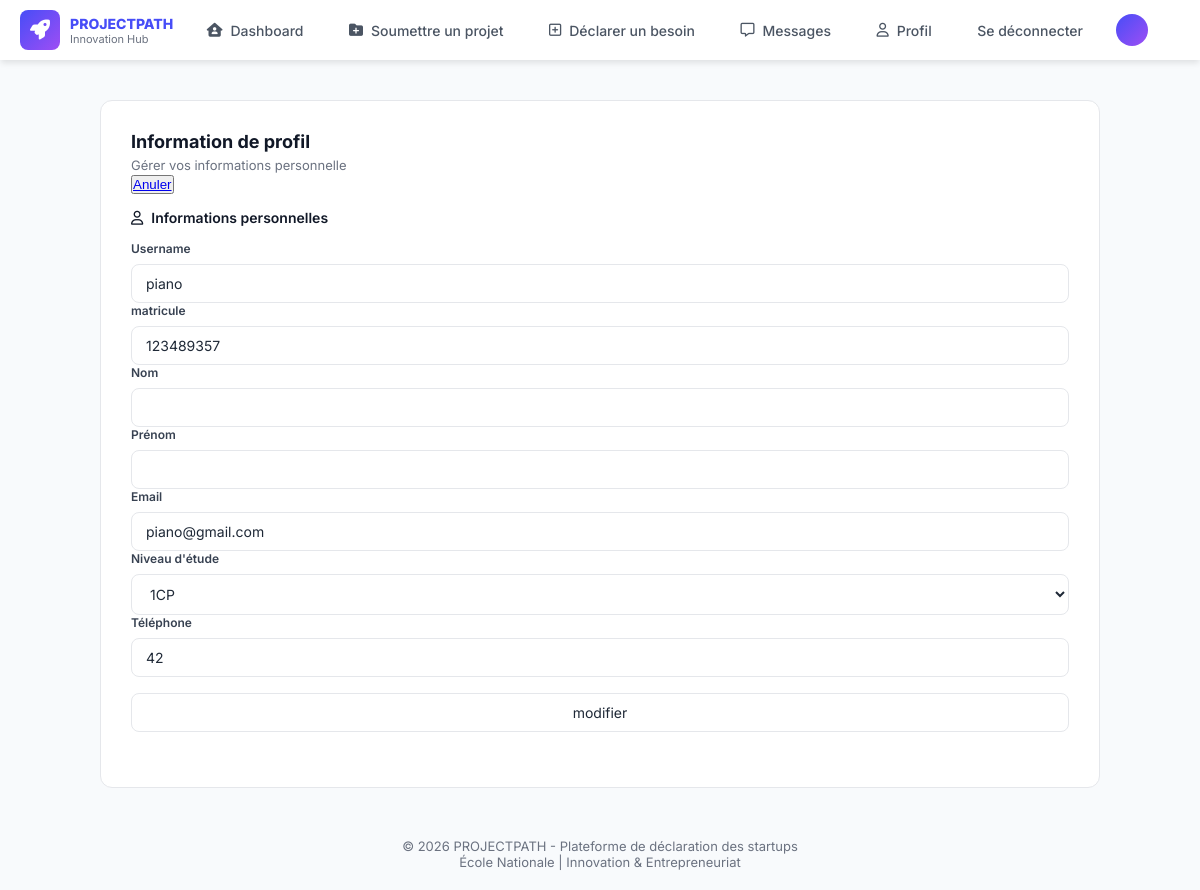
/user/update/12 (signed in), run on an earlier commit of the app's database.
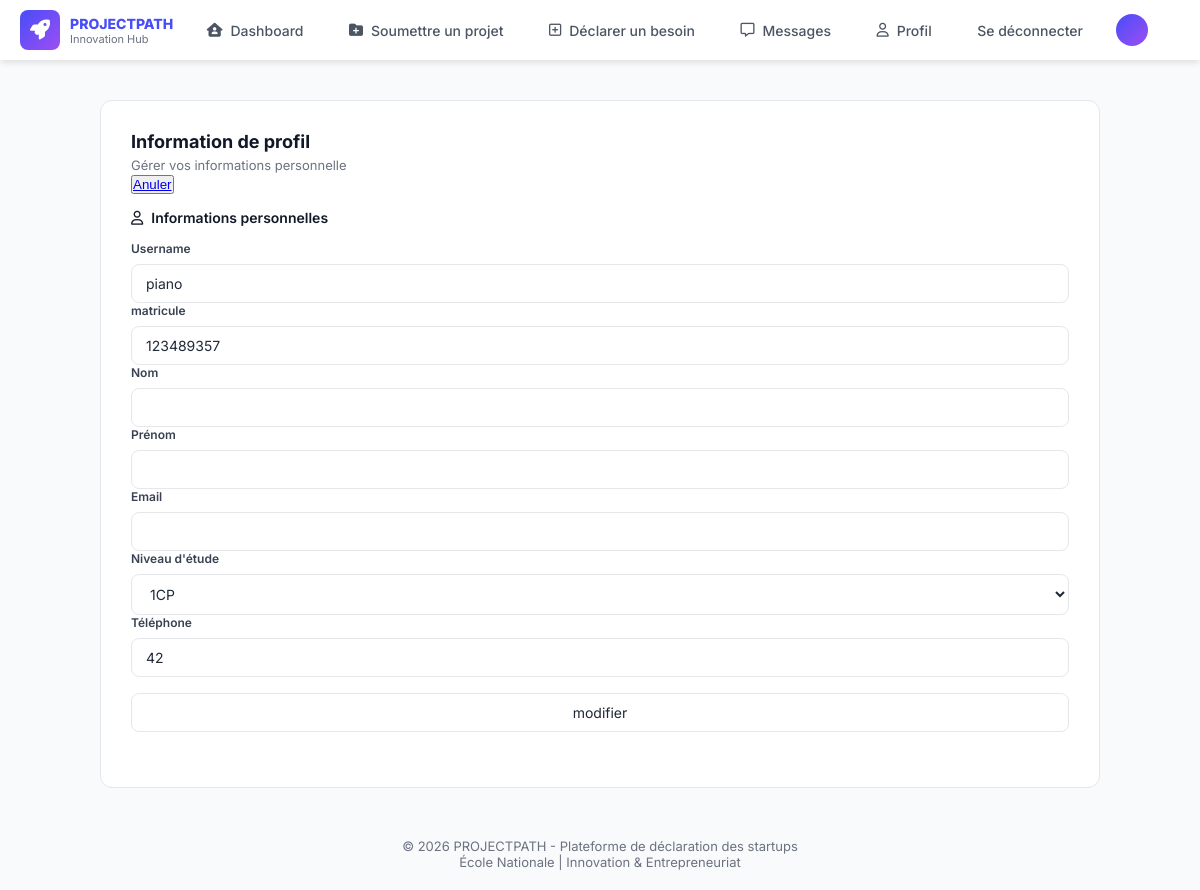
And on a later commit of the database.
### PP/models.py (models this page shows, shortened)
class CompteEtudiant(AbstractUser, PermissionsMixin):
    matricule = models.fields.IntegerField(unique=True, validators= [Validate_matricule], default = "123889357")
    class Niveau(models.TextChoices):
        one = "1CP", "1CP"
        two = "2CP", "2CP"
        three = "1CS" , "1CS"
        four = "2CS" , "2CS"
        five = "3CS", "3CS"
    niveau_etude = models.fields.CharField(max_length = 5 , choices = Niveau.choices, default = "1CP")
    telephone = models.fields.IntegerField(validators=[Validate_telephone], default=42)
    class Meta:
        verbose_name = "User"
        verbose_name_plural = "Users"

### PP/views_user.py (the view)
# urls.py: path("user/update/<int:user_id>", views_user.modify_user_account, name = "modify_user_account"),
@login_required
def modify_user_account(request, user_id):
    if request.user.id != user_id:
        return redirect("logout")
    user = CompteEtudiant.objects.get(id = user_id)
    if request.method == "POST":
        form = ModifyStudentAccount(request.POST, instance = user)
        if form.is_valid():
            user = form.save()
            return redirect("user_details", user.id)
    else:
        form = ModifyStudentAccount(instance= user)
    return render(request, "Student/modify_user_account.html", {"form": form, "user": user, "user_id": user_id})

### PP/form.py
class ModifyStudentAccount(forms.ModelForm):
    class Meta:
        model = get_user_model()
        fields = ['username','matricule', 'first_name' ,'last_name', 'email' ,'niveau_etude' ,'telephone']

### PP/template/Student/modify_user_account.html (shortened to what this page needs)
{% load static %}
<!DOCTYPE html>
<html lang="fr">
<head>
    <link rel="stylesheet" href="https://cdnjs.cloudflare.com/ajax/libs/font-awesome/6.4.0/css/all.min.css">
    <link rel="stylesheet" href="{% static 'css/profil.css' %}">
</head>
<body>
    <nav>
        <div class="logo">
            <i class="fa-solid fa-rocket"></i>
            <div class="txt">
                <h4>PROJECTPATH</h4>
                <p>Innovation Hub</p>
            </div>
        </div>
        <div class="nav-links" id="nav-links">
            <div id="dash" class="same" data-page="{%url 'home' user_id%}">
                <i class="fa-solid fa-house-user"></i>
                <p>Dashboard</p>
            </div>
            <div class="same" id="soumettre" data-page="{%url 'add_project' user_id%}">
                <i class="fa-solid fa-folder-plus"></i>
                <p>Soumettre un projet</p>
            </div>
            <div class="same" id="besoin" data-page="{%url 'add_request' user_id%}">
                <i class="fa-regular fa-square-plus"></i>
                <p>Déclarer un besoin</p>
            </div>
            <div class="same" id="message" data-page="{%url 'message_etudiant' user_id%}">
                <i class="fa-regular fa-message"></i>
                <p>Messages</p>
            </div>
            <div class="same" id="profil" data-page="{%url 'user_details' user_id%}">
                <i class="fa-regular fa-user"></i>
                <p>Profil</p>
            </div>
             <div class="same" id="profil" data-page="{%url 'logout'%}">
                <p>Se déconnecter</p>
            </div>
        <div class="nav-right">
            <div class="compte">
                <span id="s1">{{ user.first_name|first }}</span>
            </div>
        </div>
    </nav>
    <main class="container">
    <section class="card">
        <div class="card-header">
            <div>
                <h2>Information de profil</h2>
                <p>Gérer vos informations personnelle</p>
            </div>
        <div>
            <button type="button">
                <a href = "{%url 'user_details' user.id%}">Anuler</a>
            </button>
    <div class="info-section">
        <div class="info-title">
             <i class="fa-regular fa-user"></i> Informations personnelles
        </div>
        <div class="info-grid">
        <form action="" method = "POST">
            <div class="form-group">
            <label for="id_nom">Username</label>
            {{ form.username }}
            </div>
            <div class="form-group">
            <label for="id_nom">matricule</label>
            {{ form.matricule }}
            </div>
            <div class="form-group">
            <label for="id_nom">Nom</label>
            {{ form.last_name }}
            </div>
            <div class="form-group">
            <label for="id_nom">Prénom</label>
            {{ form.first_name }}
            </div>
            <div class="form-group">
            <label for="id_email">Email</label>
            {{ form.email }}
             </div>
             <div class="form-group">
            <label for="id_nom">Niveau d'étude</label>
            {{ form.niveau_etude}}
            </div>
            <div class="form-group">
            <label for="id_nom">Téléphone</label>
            {{ form.telephone}}
            </div>
            <p>&nbsp;&nbsp;&nbsp;</p>
            <input type="submit"  value = "modifier"/>
        </form>
    </div>
    </div>
    </div>
    </div>
    </section>
    </main>
     <footer style="margin-top: 50px; text-align: center; color: #6b7280; font-size: 13px; padding-bottom: 20px;">
        <p>© 2026 PROJECTPATH - Plateforme de déclaration des startups</p>
        <p>École Nationale | Innovation & Entrepreneuriat</p>
    </footer>
    </body>
    </html>

What changed in the data, as far as the page shows it:
changed CompteEtudiant "piano": email "piano@gmail.com" → (not shown)
